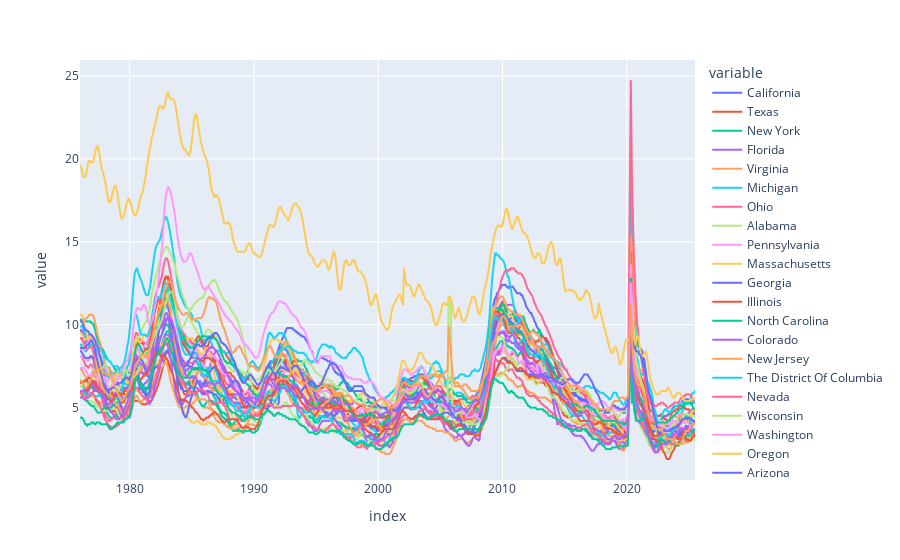

The code cell stored with this chart in its notebook:
### Code cell
# plot states unemployment rates
px.line(uemp_states)

### Figure 1 — Plotly figure (JSON) as saved in the notebook; plotly's stock layout.template omitted (floating-point values rounded to 4 significant figures; data arrays with more than 128 entries replaced by an {"elided": "..."} marker saying what was removed)
{"data": [{"hovertemplate": "variable=California<br>index=%{x}<br>value=%{y}<extra></extra>", "legendgroup": "California", "line": {"color": "#636efa", "dash": "solid"}, "marker": {"symbol": "circle"}, "mode": "lines", "name": "California", "showlegend": true, "type": "scattergl", "x": {"elided": "593 str values"}, "xaxis": "x", "y": {"elided": "593 float values"}, "yaxis": "y"}, {"hovertemplate": "variable=Texas<br>index=%{x}<br>value=%{y}<extra></extra>", "legendgroup": "Texas", "line": {"color": "#EF553B", "dash": "solid"}, "marker": {"symbol": "circle"}, "mode": "lines", "name": "Texas", "showlegend": true, "type": "scattergl", "x": {"elided": "593 str values"}, "xaxis": "x", "y": {"elided": "593 float values"}, "yaxis": "y"}, {"hovertemplate": "variable=New York<br>index=%{x}<br>value=%{y}<extra></extra>", "legendgroup": "New York", "line": {"color": "#00cc96", "dash": "solid"}, "marker": {"symbol": "circle"}, "mode": "lines", "name": "New York", "showlegend": true, "type": "scattergl", "x": {"elided": "593 str values"}, "xaxis": "x", "y": {"elided": "593 float values"}, "yaxis": "y"}, {"hovertemplate": "variable=Florida<br>index=%{x}<br>value=%{y}<extra></extra>", "legendgroup": "Florida", "line": {"color": "#ab63fa", "dash": "solid"}, "marker": {"symbol": "circle"}, "mode": "lines", "name": "Florida", "showlegend": true, "type": "scattergl", "x": {"elided": "593 str values"}, "xaxis": "x", "y": {"elided": "593 float values"}, "yaxis": "y"}, {"hovertemplate": "variable=Virginia<br>index=%{x}<br>value=%{y}<extra></extra>", "legendgroup": "Virginia", "line": {"color": "#FFA15A", "dash": "solid"}, "marker": {"symbol": "circle"}, "mode": "lines", "name": "Virginia", "showlegend": true, "type": "scattergl", "x": {"elided": "593 str values"}, "xaxis": "x", "y": {"elided": "593 float values"}, "yaxis": "y"}, {"hovertemplate": "variable=Michigan<br>index=%{x}<br>value=%{y}<extra></extra>", "legendgroup": "Michigan", "line": {"color": "#19d3f3", "dash": "solid"}, "marker": {"symbol": "circle"}, "mode": "lines", "name": "Michigan", "showlegend": true, "type": "scattergl", "x": {"elided": "593 str values"}, "xaxis": "x", "y": {"elided": "593 float values"}, "yaxis": "y"}, {"hovertemplate": "variable=Ohio<br>index=%{x}<br>value=%{y}<extra></extra>", "legendgroup": "Ohio", "line": {"color": "#FF6692", "dash": "solid"}, "marker": {"symbol": "circle"}, "mode": "lines", "name": "Ohio", "showlegend": true, "type": "scattergl", "x": {"elided": "593 str values"}, "xaxis": "x", "y": {"elided": "593 float values"}, "yaxis": "y"}, {"hovertemplate": "variable=Alabama<br>index=%{x}<br>value=%{y}<extra></extra>", "legendgroup": "Alabama", "line": {"color": "#B6E880", "dash": "solid"}, "marker": {"symbol": "circle"}, "mode": "lines", "name": "Alabama", "showlegend": true, "type": "scattergl", "x": {"elided": "593 str values"}, "xaxis": "x", "y": {"elided": "593 float values"}, "yaxis": "y"}, {"hovertemplate": "variable=Pennsylvania<br>index=%{x}<br>value=%{y}<extra></extra>", "legendgroup": "Pennsylvania", "line": {"color": "#FF97FF", "dash": "solid"}, "marker": {"symbol": "circle"}, "mode": "lines", "name": "Pennsylvania", "showlegend": true, "type": "scattergl", "x": {"elided": "593 str values"}, "xaxis": "x", "y": {"elided": "593 float values"}, "yaxis": "y"}, {"hovertemplate": "variable=Massachusetts<br>index=%{x}<br>value=%{y}<extra></extra>", "legendgroup": "Massachusetts", "line": {"color": "#FECB52", "dash": "solid"}, "marker": {"symbol": "circle"}, "mode": "lines", "name": "Massachusetts", "showlegend": true, "type": "scattergl", "x": {"elided": "593 str values"}, "xaxis": "x", "y": {"elided": "593 float values"}, "yaxis": "y"}, {"hovertemplate": "variable=Georgia<br>index=%{x}<br>value=%{y}<extra></extra>", "legendgroup": "Georgia", "line": {"color": "#636efa", "dash": "solid"}, "marker": {"symbol": "circle"}, "mode": "lines", "name": "Georgia", "showlegend": true, "type": "scattergl", "x": {"elided": "593 str values"}, "xaxis": "x", "y": {"elided": "593 float values"}, "yaxis": "y"}, {"hovertemplate": "variable=Illinois<br>index=%{x}<br>value=%{y}<extra></extra>", "legendgroup": "Illinois", "line": {"color": "#EF553B", "dash": "solid"}, "marker": {"symbol": "circle"}, "mode": "lines", "name": "Illinois", "showlegend": true, "type": "scattergl", "x": {"elided": "593 str values"}, "xaxis": "x", "y": {"elided": "593 float values"}, "yaxis": "y"}, {"hovertemplate": "variable=North Carolina<br>index=%{x}<br>value=%{y}<extra></extra>", "legendgroup": "North Carolina", "line": {"color": "#00cc96", "dash": "solid"}, "marker": {"symbol": "circle"}, "mode": "lines", "name": "North Carolina", "showlegend": true, "type": "scattergl", "x": {"elided": "593 str values"}, "xaxis": "x", "y": {"elided": "593 float values"}, "yaxis": "y"}, {"hovertemplate": "variable=Colorado<br>index=%{x}<br>value=%{y}<extra></extra>", "legendgroup": "Colorado", "line": {"color": "#ab63fa", "dash": "solid"}, "marker": {"symbol": "circle"}, "mode": "lines", "name": "Colorado", "showlegend": true, "type": "scattergl", "x": {"elided": "593 str values"}, "xaxis": "x", "y": {"elided": "593 float values"}, "yaxis": "y"}, {"hovertemplate": "variable=New Jersey<br>index=%{x}<br>value=%{y}<extra></extra>", "legendgroup": "New Jersey", "line": {"color": "#FFA15A", "dash": "solid"}, "marker": {"symbol": "circle"}, "mode": "lines", "name": "New Jersey", "showlegend": true, "type": "scattergl", "x": {"elided": "593 str values"}, "xaxis": "x", "y": {"elided": "593 float values"}, "yaxis": "y"}, {"hovertemplate": "variable=The District Of Columbia<br>index=%{x}<br>value=%{y}<extra></extra>", "legendgroup": "The District Of Columbia", "line": {"color": "#19d3f3", "dash": "solid"}, "marker": {"symbol": "circle"}, "mode": "lines", "name": "The District Of Columbia", "showlegend": true, "type": "scattergl", "x": {"elided": "593 str values"}, "xaxis": "x", "y": {"elided": "593 float values"}, "yaxis": "y"}, {"hovertemplate": "variable=Nevada<br>index=%{x}<br>value=%{y}<extra></extra>", "legendgroup": "Nevada", "line": {"color": "#FF6692", "dash": "solid"}, "marker": {"symbol": "circle"}, "mode": "lines", "name": "Nevada", "showlegend": true, "type": "scattergl", "x": {"elided": "593 str values"}, "xaxis": "x", "y": {"elided": "593 float values"}, "yaxis": "y"}, {"hovertemplate": "variable=Wisconsin<br>index=%{x}<br>value=%{y}<extra></extra>", "legendgroup": "Wisconsin", "line": {"color": "#B6E880", "dash": "solid"}, "marker": {"symbol": "circle"}, "mode": "lines", "name": "Wisconsin", "showlegend": true, "type": "scattergl", "x": {"elided": "593 str values"}, "xaxis": "x", "y": {"elided": "593 float values"}, "yaxis": "y"}, {"hovertemplate": "variable=Washington<br>index=%{x}<br>value=%{y}<extra></extra>", "legendgroup": "Washington", "line": {"color": "#FF97FF", "dash": "solid"}, "marker": {"symbol": "circle"}, "mode": "lines", "name": "Washington", "showlegend": true, "type": "scattergl", "x": {"elided": "593 str values"}, "xaxis": "x", "y": {"elided": "593 float values"}, "yaxis": "y"}, {"hovertemplate": "variable=Oregon<br>index=%{x}<br>value=%{y}<extra></extra>", "legendgroup": "Oregon", "line": {"color": "#FECB52", "dash": "solid"}, "marker": {"symbol": "circle"}, "mode": "lines", "name": "Oregon", "showlegend": true, "type": "scattergl", "x": {"elided": "593 str values"}, "xaxis": "x", "y": {"elided": "593 float values"}, "yaxis": "y"}, {"hovertemplate": "variable=Arizona<br>index=%{x}<br>value=%{y}<extra></extra>", "legendgroup": "Arizona", "line": {"color": "#636efa", "dash": "solid"}, "marker": {"symbol": "circle"}, "mode": "lines", "name": "Arizona", "showlegend": true, "type": "scattergl", "x": {"elided": "593 str values"}, "xaxis": "x", "y": {"elided": "593 float values"}, "yaxis": "y"}, {"hovertemplate": "variable=Tennessee<br>index=%{x}<br>value=%{y}<extra></extra>", "legendgroup": "Tennessee", "line": {"color": "#EF553B", "dash": "solid"}, "marker": {"symbol": "circle"}, "mode": "lines", "name": "Tennessee", "showlegend": true, "type": "scattergl", "x": {"elided": "593 str values"}, "xaxis": "x", "y": {"elided": "593 float values"}, "yaxis": "y"}, {"hovertemplate": "variable=Kentucky<br>index=%{x}<br>value=%{y}<extra></extra>", "legendgroup": "Kentucky", "line": {"color": "#00cc96", "dash": "solid"}, "marker": {"symbol": "circle"}, "mode": "lines", "name": "Kentucky", "showlegend": true, "type": "scattergl", "x": {"elided": "593 str values"}, "xaxis": "x", "y": {"elided": "593 float values"}, "yaxis": "y"}, {"hovertemplate": "variable=Idaho<br>index=%{x}<br>value=%{y}<extra></extra>", "legendgroup": "Idaho", "line": {"color": "#ab63fa", "dash": "solid"}, "marker": {"symbol": "circle"}, "mode": "lines", "name": "Idaho", "showlegend": true, "type": "scattergl", "x": {"elided": "593 str values"}, "xaxis": "x", "y": {"elided": "593 float values"}, "yaxis": "y"}, {"hovertemplate": "variable=South Carolina<br>index=%{x}<br>value=%{y}<extra></extra>", "legendgroup": "South Carolina", "line": {"color": "#FFA15A", "dash": "solid"}, "marker": {"symbol": "circle"}, "mode": "lines", "name": "South Carolina", "showlegend": true, "type": "scattergl", "x": {"elided": "593 str values"}, "xaxis": "x", "y": {"elided": "593 float values"}, "yaxis": "y"}, {"hovertemplate": "variable=Indiana<br>index=%{x}<br>value=%{y}<extra></extra>", "legendgroup": "Indiana", "line": {"color": "#19d3f3", "dash": "solid"}, "marker": {"symbol": "circle"}, "mode": "lines", "name": "Indiana", "showlegend": true, "type": "scattergl", "x": {"elided": "593 str values"}, "xaxis": "x", "y": {"elided": "593 float values"}, "yaxis": "y"}, {"hovertemplate": "variable=Minnesota<br>index=%{x}<br>value=%{y}<extra></extra>", "legendgroup": "Minnesota", "line": {"color": "#FF6692", "dash": "solid"}, "marker": {"symbol": "circle"}, "mode": "lines", "name": "Minnesota", "showlegend": true, "type": "scattergl", "x": {"elided": "593 str values"}, "xaxis": "x", "y": {"elided": "593 float values"}, "yaxis": "y"}, {"hovertemplate": "variable=Louisiana<br>index=%{x}<br>value=%{y}<extra></extra>", "legendgroup": "Louisiana", "line": {"color": "#B6E880", "dash": "solid"}, "marker": {"symbol": "circle"}, "mode": "lines", "name": "Louisiana", "showlegend": true, "type": "scattergl", "x": {"elided": "593 str values"}, "xaxis": "x", "y": {"elided": "593 float values"}, "yaxis": "y"}, {"hovertemplate": "variable=West Virginia<br>index=%{x}<br>value=%{y}<extra></extra>", "legendgroup": "West Virginia", "line": {"color": "#FF97FF", "dash": "solid"}, "marker": {"symbol": "circle"}, "mode": "lines", "name": "West Virginia", "showlegend": true, "type": "scattergl", "x": {"elided": "593 str values"}, "xaxis": "x", "y": {"elided": "593 float values"}, "yaxis": "y"}, {"hovertemplate": "variable=Puerto Rico<br>index=%{x}<br>value=%{y}<extra></extra>", "legendgroup": "Puerto Rico", "line": {"color": "#FECB52", "dash": "solid"}, "marker": {"symbol": "circle"}, "mode": "lines", "name": "Puerto Rico", "showlegend": true, "type": "scattergl", "x": {"elided": "593 str values"}, "xaxis": "x", "y": {"elided": "593 float values"}, "yaxis": "y"}, {"hovertemplate": "variable=New Mexico<br>index=%{x}<br>value=%{y}<extra></extra>", "legendgroup": "New Mexico", "line": {"color": "#636efa", "dash": "solid"}, "marker": {"symbol": "circle"}, "mode": "lines", "name": "New Mexico", "showlegend": true, "type": "scattergl", "x": {"elided": "593 str values"}, "xaxis": "x", "y": {"elided": "593 float values"}, "yaxis": "y"}, {"hovertemplate": "variable=Maryland<br>index=%{x}<br>value=%{y}<extra></extra>", "legendgroup": "Maryland", "line": {"color": "#EF553B", "dash": "solid"}, "marker": {"symbol": "circle"}, "mode": "lines", "name": "Maryland", "showlegend": true, "type": "scattergl", "x": {"elided": "593 str values"}, "xaxis": "x", "y": {"elided": "593 float values"}, "yaxis": "y"}, {"hovertemplate": "variable=Iowa<br>index=%{x}<br>value=%{y}<extra></extra>", "legendgroup": "Iowa", "line": {"color": "#00cc96", "dash": "solid"}, "marker": {"symbol": "circle"}, "mode": "lines", "name": "Iowa", "showlegend": true, "type": "scattergl", "x": {"elided": "593 str values"}, "xaxis": "x", "y": {"elided": "593 float values"}, "yaxis": "y"}, {"hovertemplate": "variable=Missouri<br>index=%{x}<br>value=%{y}<extra></extra>", "legendgroup": "Missouri", "line": {"color": "#ab63fa", "dash": "solid"}, "marker": {"symbol": "circle"}, "mode": "lines", "name": "Missouri", "showlegend": true, "type": "scattergl", "x": {"elided": "593 str values"}, "xaxis": "x", "y": {"elided": "593 float values"}, "yaxis": "y"}, {"hovertemplate": "variable=Mississippi<br>index=%{x}<br>value=%{y}<extra></extra>", "legendgroup": "Mississippi", "line": {"color": "#FFA15A", "dash": "solid"}, "marker": {"symbol": "circle"}, "mode": "lines", "name": "Mississippi", "showlegend": true, "type": "scattergl", "x": {"elided": "593 str values"}, "xaxis": "x", "y": {"elided": "593 float values"}, "yaxis": "y"}], "layout": {"legend": {"title": {"text": "variable"}, "tracegroupgap": 0}, "margin": {"t": 60}, "xaxis": {"anchor": "y", "domain": [0, 1], "title": {"text": "index"}}, "yaxis": {"anchor": "x", "domain": [0, 1], "title": {"text": "value"}}}}
